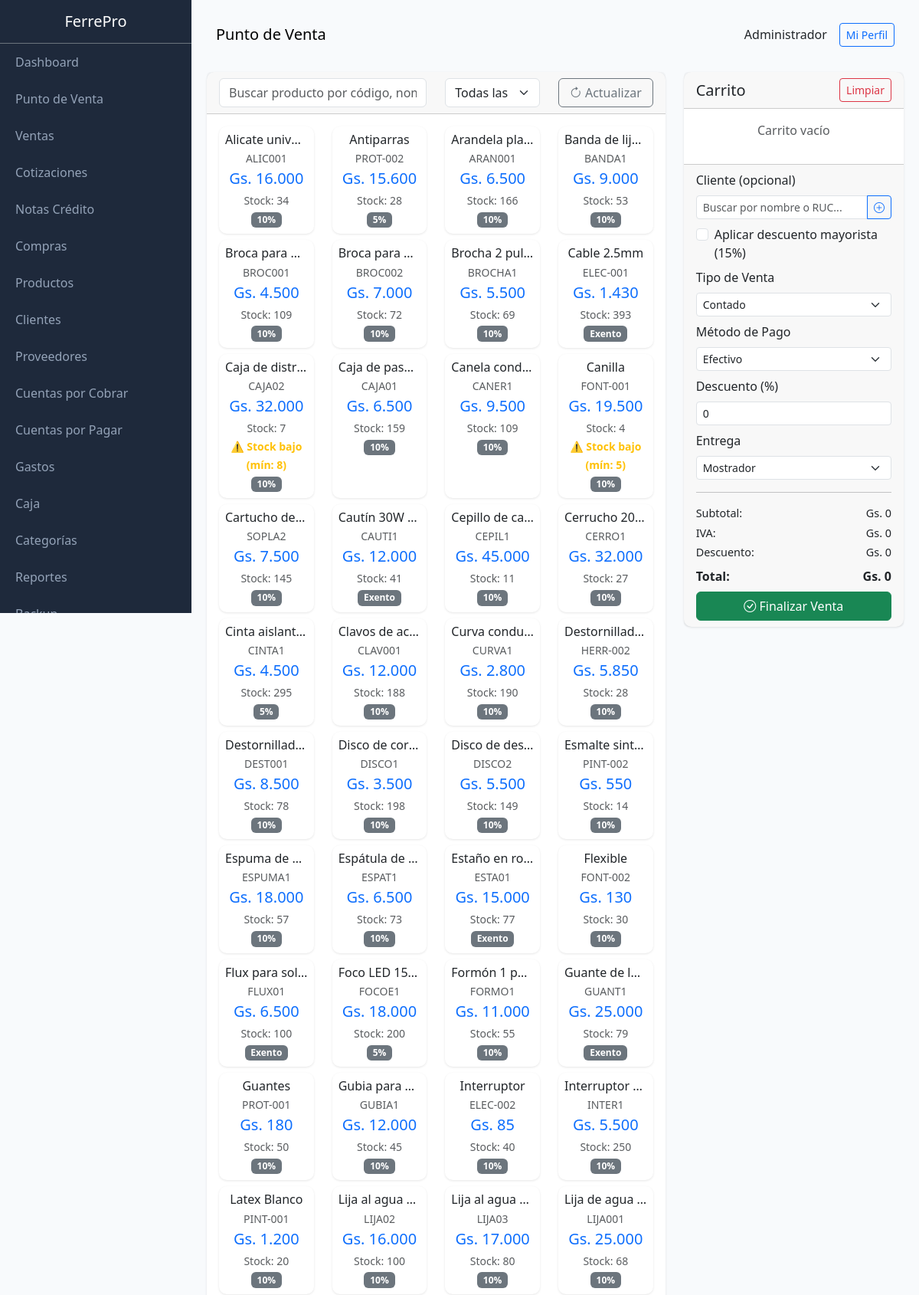
/public/index.php?page=pos (signed in, upper part), run on the app's committed database.
### tables this page shows
CREATE TABLE users (
                id INTEGER PRIMARY KEY AUTOINCREMENT,
                name TEXT NOT NULL,
                email TEXT UNIQUE,
                password TEXT NOT NULL,
                role TEXT DEFAULT 'vendedor',
                active INTEGER DEFAULT 1,
                created_at DATETIME DEFAULT CURRENT_TIMESTAMP
            , last_login DATETIME, last_password_change DATETIME, failed_login_attempts INTEGER DEFAULT 0, locked_until DATETIME, two_fa_enabled INTEGER DEFAULT 0, two_fa_secret TEXT);

CREATE TABLE products (
                id INTEGER PRIMARY KEY AUTOINCREMENT,
                code TEXT UNIQUE,
                barcode TEXT,
                name TEXT NOT NULL,
                description TEXT,
                category_id INTEGER,
                provider_id INTEGER,
                unit TEXT DEFAULT 'unidad',
                cost_price REAL DEFAULT 0,
                sale_price REAL DEFAULT 0,
                wholesale_price REAL DEFAULT 0,
                stock INTEGER DEFAULT 0,
                min_stock INTEGER DEFAULT 5,
                location TEXT,
                active INTEGER DEFAULT 1,
                created_at DATETIME DEFAULT CURRENT_TIMESTAMP, iva INTEGER DEFAULT 10, image TEXT,
                FOREIGN KEY (category_id) REFERENCES categories(id),
                FOREIGN KEY (provider_id) REFERENCES providers(id)
            );

### class/Database.php (called while the page is built, shortened)
<?php
class Database extends PDO {
    private static $instance = null;
    public static function getInstance() {
        if (self::$instance === null) {
            self::$instance = new self();
        }
        return self::$instance;
    }
}

### class/Format.php (called while the page is built, shortened)
<?php
class Format {
    public static function money($amount) {
        $amount = floatval($amount);
        return 'Gs. ' . number_format($amount, 0, ',', '.');
    }
}

### views/pos/index.php (the view, shortened to what this page needs)
<?php
$pageTitle = 'Punto de Venta';
$categories = db()->query("SELECT * FROM categories WHERE active = 1 ORDER BY name")->fetchAll(PDO::FETCH_ASSOC);
$clients = db()->query("SELECT * FROM clients WHERE active = 1 ORDER BY name")->fetchAll(PDO::FETCH_ASSOC);
$products = db()->query("SELECT p.*, c.name as category_name FROM products p LEFT JOIN categories c ON p.category_id = c.id WHERE p.active = 1 AND p.stock > 0 ORDER BY p.name")->fetchAll(PDO::FETCH_ASSOC);
$content = '
<div class="row">
    <div class="col-md-8">
        <div class="card mb-3">
            <div class="card-header">
                <div class="row">
                    <div class="col-md-6">
                        <input type="text" id="searchProduct" class="form-control" placeholder="Buscar producto por código, nombre o barcode..." autocomplete="off">
                        <div id="searchResults" class="list-group position-absolute" style="z-index: 1000; max-height: 300px; overflow-y: auto; display: none; width: 100%; top: 38px;"></div>
                    </div>
                    <div class="col-md-3">
                        <select id="filterCategory" class="form-select">
                            <option value="">Todas las categorías</option>
                            ' . implode('', array_map(fn($c) => "<option value=\"{$c['id']}\">{$c['name']}</option>", $categories)) . '
                        </select>
                    </div>
                    <div class="col-md-3">
                        <button type="button" class="btn btn-outline-secondary w-100" id="btnActualizar">
                            <i class="bi bi-arrow-clockwise"></i> Actualizar
                        </button>
                    </div>
                </div>
            </div>
            <div class="card-body">
                <div id="productsGrid" class="row">';
foreach ($products as $p) {
    $stock_warning = $p['stock'] <= $p['min_stock'] ? 'border-warning border-2' : '';
    $iva_label = $p['iva'] == 0 ? 'Exento' : $p['iva'] . '%';
    $content .= '<div class="col-md-3 col-6 mb-2 product-card" data-category="' . ($p['category_id'] ?? '') . '" data-min-stock="' . $p['min_stock'] . '">
        <div class="card h-100 product-item ' . $stock_warning . '" style="cursor: pointer;" data-id="' . $p['id'] . '" data-name="' . htmlspecialchars($p['name']) . '" data-price="' . $p['sale_price'] . '" data-wholesale-price="' . ($p['wholesale_price'] ?? $p['sale_price']) . '" data-stock="' . $p['stock'] . '" data-min-stock="' . $p['min_stock'] . '" data-code="' . htmlspecialchars($p['code']) . '" data-barcode="' . htmlspecialchars($p['barcode'] ?? '') . '" data-iva="' . $p['iva'] . '">
            <div class="card-body text-center p-2">
                <h6 class="mb-1 text-truncate">' . htmlspecialchars($p['name']) . '</h6>
                <p class="text-muted small mb-1">' . $p['code'] . '</p>
                <h5 class="text-primary mb-1">' . Format::money($p['sale_price']) . '</h5>
                <small class="text-muted">Stock: ' . $p['stock'] . '</small>';
    if ($p['stock'] <= $p['min_stock']) {
        $content .= '<br><small class="text-warning fw-bold">⚠️ Stock bajo (mín: ' . $p['min_stock'] . ')</small>';
    }
    $content .= '<br><small class="badge bg-secondary">' . $iva_label . '</small>';
    $content .= '</div>
        </div>
    </div>';
}
$content .= '</div>
            </div>
        </div>
    </div>
    <div class="col-md-4">
        <div class="card">
            <div class="card-header d-flex justify-content-between align-items-center">
                <h5 class="mb-0">Carrito</h5>
                <button type="button" class="btn btn-sm btn-outline-danger" id="btnLimpiar">Limpiar</button>
            </div>
            <div class="card-body p-0">
                <div id="cartItems" style="max-height: 400px; overflow-y: auto;">
                    <p class="text-center text-muted p-3">Carrito vacío</p>
                </div>
            </div>
            <div class="card-footer">
                <div class="mb-2">
                    <label class="form-label">Cliente (opcional)</label>
                    <div class="position-relative">
                        <div class="input-group input-group-sm">
                            <input type="text" id="clientSearch" class="form-control" placeholder="Buscar por nombre o RUC..." autocomplete="off">
                            <button type="button" class="btn btn-outline-primary" onclick="window.location.href=\'?page=clients&action=new\'" title="Nuevo cliente">
                                <i class="bi bi-plus-circle"></i>
                            </button>
                        </div>
                    </div>
                         ' . implode('', array_map(fn($c) => "{$c['']}{$c['']}{$c['']}{$c['']}{$c['']}{$c['']} {$c['']} " . ($c[''] > 0 ? " " . Format::money($c['']) . "" : "") . "</option>", $clients)) . '
                    <div class="form-check mt-2">
                        <input type="checkbox" class="form-check-input" id="wholesaleDiscount" onchange="renderCart()">
                        <label class="form-check-label" for="wholesaleDiscount">Aplicar descuento mayorista (15%)</label>
                    </div>
                </div>
                <div class="mb-2">
                    <label class="form-label">Tipo de Venta</label>
                    <select name="sale_type" id="saleType" class="form-select form-select-sm" onchange="checkSaleType()">
                        <option value="contado">Contado</option>
                    </select>
                </div>
                <div class="mb-2">
                    <label class="form-label">Método de Pago</label>
                    <select name="payment_method" id="paymentMethod" class="form-select form-select-sm">
                        <option value="efectivo">Efectivo</option>
                    </select>
                </div>
                <div class="mb-2">
                    <label class="form-label">Descuento (%)</label>
                    <input type="number" id="globalDiscount" class="form-control form-select-sm" value="0" min="0" max="100">
                </div>
                <div class="mb-2">
                    <label class="form-label">Entrega</label>
                    <select name="delivery_type" id="deliveryType" class="form-select form-select-sm">
                        <option value="mostrador">Mostrador</option>
                    </select>
                </div>
                 <hr>
                  <div class="d-flex justify-content-between mb-1" style="font-size: 0.9rem;">
                      <span>Subtotal:</span>
                      <span id="cartSubtotal">Gs. 0</span>
                  </div>
                  <div class="d-flex justify-content-between mb-1" style="font-size: 0.9rem;">
                      <span>IVA:</span>
                      <span id="cartIVA">Gs. 0</span>
                  </div>
                  <div class="d-flex justify-content-between mb-2" style="font-size: 0.9rem;">
                      <span>Descuento:</span>
                      <span id="cartDiscount">Gs. 0</span>
                  </div>
                  <div class="d-flex justify-content-between mb-2">
                      <span><strong>Total:</strong></span>
                      <span id="cartTotal"><strong>Gs. 0</strong></span>
                  </div>
                <button type="button" class="btn btn-success w-100" id="btnFinalizarVenta">
                    <i class="bi bi-check-circle"></i> Finalizar Venta
                </button>
            </div>
        </div>
    </div>
</div>
';

### views/layouts/main.php (shortened to what this page needs)
<!DOCTYPE html>
<html lang="es">
<head>
    <link rel="stylesheet" href="https://cdn.jsdelivr.net/npm/bootstrap@5.3.0/dist/css/bootstrap.min.css">
    <link rel="stylesheet" href="https://cdn.jsdelivr.net/npm/bootstrap-icons@1.10.0/font/bootstrap-icons.css">
</head>
<body>
    <div class="sidebar">
        <div class="p-3 text-center border-bottom border-secondary">
            <h5 class="text-white mb-0">FerrePro</h5>
        </div>
        <nav class="nav flex-column">
            <a class="nav-link" href="?page=dashboard">Dashboard</a>
            <a class="nav-link" href="?page=pos">Punto de Venta</a>
            <a class="nav-link" href="?page=sales">Ventas</a>
            <a class="nav-link" href="?page=quotes">Cotizaciones</a>
            <a class="nav-link" href="?page=credit_notes">Notas Crédito</a>
            <a class="nav-link" href="?page=purchases">Compras</a>
            <a class="nav-link" href="?page=products">Productos</a>
            <a class="nav-link" href="?page=clients">Clientes</a>
            <a class="nav-link" href="?page=providers">Proveedores</a>
            <a class="nav-link" href="?page=receivable">Cuentas por Cobrar</a>
            <a class="nav-link" href="?page=payable">Cuentas por Pagar</a>
            <a class="nav-link" href="?page=expenses">Gastos</a>
            <a class="nav-link" href="?page=cash">Caja</a>
            <a class="nav-link" href="?page=categories">Categorías</a>
            <a class="nav-link" href="?page=reports">Reportes</a>
            <a class="nav-link" href="?page=backup">Backup</a>
        </nav>
    </div>
    <div class="main-content">
        <nav class="navbar navbar-expand-lg mb-4 rounded">
            <div class="container-fluid">
                <span class="navbar-brand mb-0 h1"><?= $pageTitle ?? 'FerrePro' ?></span>
                <div class="d-flex align-items-center gap-3">
                    <span><?= user()['name'] ?? '' ?></span>
                    <a href="?page=profile" class="btn btn-sm btn-outline-primary">Mi Perfil</a>
                </div>
            </div>
        </nav>
        <?= $content ?? '' ?>
    </div>
</body>
</html>

### views/layouts/main.php (style rules this page uses)
:root { --primary: #2563eb; --dark: #1e293b; }
body { font-family: 'Segoe UI', sans-serif; background: #f8fafc; }
.sidebar { width: 250px; background: var(--dark); height: 100vh; position: fixed; top: 0; left: 0; overflow-y: auto; }
.sidebar .nav-link { color: #94a3b8; padding: 12px 20px; }
.main-content { margin-left: 250px; padding: 20px; }
.card { border: none; border-radius: 10px; box-shadow: 0 1px 3px rgba(0,0,0,0.1); }

### data on the page
users: name "Administrador"
products: name "Alicate unive…", code "ALIC001", sale_price "Gs. 16.000", stock "34", iva "10%"
products: name "Antiparras", code "PROT-002", sale_price "Gs. 15.600", stock "28", iva "5%"
products: name "Arandela pla…", code "ARAN001", sale_price "Gs. 6.500", stock "166", iva "10%"
products: name "Banda de lij…", code "BANDA1", sale_price "Gs. 9.000", stock "53", iva "10%"
products: name "Broca para…", code "BROC001", sale_price "Gs. 4.500", stock "109", iva "10%"
products: name "Broca para…", code "BROC002", sale_price "Gs. 7.000", stock "72", iva "10%"
products: name "Brocha 2 pul…", code "BROCHA1", sale_price "Gs. 5.500", stock "69", iva "10%"
products: name "Cable 2.5mm", code "ELEC-001", sale_price "Gs. 1.430", stock "393", iva "Exento"
products: name "Caja de distr…", code "CAJA02", sale_price "Gs. 32.000", stock "7", min_stock "8", iva "10%"
products: name "Caja de pas…", code "CAJA01", sale_price "Gs. 6.500", stock "159", iva "10%"
products: name "Canela cond…", code "CANER1", sale_price "Gs. 9.500", stock "109", iva "10%"
products: name "Canilla", code "FONT-001", sale_price "Gs. 19.500", stock "4", min_stock "5", iva "10%"
products: name "Cartucho de…", code "SOPLA2", sale_price "Gs. 7.500", stock "145", iva "10%"
products: name "Cautín 30W…", code "CAUTI1", sale_price "Gs. 12.000", stock "41", iva "Exento"
products: name "Cepillo de ca…", code "CEPIL1", sale_price "Gs. 45.000", stock "11", iva "10%"
products: name "Cerrucho 20…", code "CERRO1", sale_price "Gs. 32.000", stock "27", iva "10%"
products: name "Cinta aislant…", code "CINTA1", sale_price "Gs. 4.500", stock "295", iva "5%"
products: name "Clavos de ac…", code "CLAV001", sale_price "Gs. 12.000", stock "188", iva "10%"
products: name "Curva condu…", code "CURVA1", sale_price "Gs. 2.800", stock "190", iva "10%"
products: name "Destornillad…", code "HERR-002", sale_price "Gs. 5.850", stock "28", iva "10%"
products: name "Destornillad…", code "DEST001", sale_price "Gs. 8.500", stock "78", iva "10%"
products: name "Disco de cor…", code "DISCO1", sale_price "Gs. 3.500", stock "198", iva "10%"
products: name "Disco de des…", code "DISCO2", sale_price "Gs. 5.500", stock "149", iva "10%"
products: name "Esmalte sint…", code "PINT-002", sale_price "Gs. 550", stock "14", iva "10%"
products: name "Espuma de…", code "ESPUMA1", sale_price "Gs. 18.000", stock "57", iva "10%"
products: name "Espátula de…", code "ESPAT1", sale_price "Gs. 6.500", stock "73", iva "10%"
products: name "Estaño en ro…", code "ESTA01", sale_price "Gs. 15.000", stock "77", iva "Exento"
products: name "Flexible", code "FONT-002", sale_price "Gs. 130", stock "30", iva "10%"
products: name "Flux para sol…", code "FLUX01", sale_price "Gs. 6.500", stock "100", iva "Exento"
products: name "Foco LED 15…", code "FOCOE1", sale_price "Gs. 18.000", stock "200", iva "5%"
products: name "Formón 1 p…", code "FORMO1", sale_price "Gs. 11.000", stock "55", iva "10%"
products: name "Guante de l…", code "GUANT1", sale_price "Gs. 25.000", stock "79", iva "Exento"
products: name "Guantes", code "PROT-001", sale_price "Gs. 180", stock "50", iva "10%"
products: name "Gubia para…", code "GUBIA1", sale_price "Gs. 12.000", stock "45", iva "10%"
products: name "Interruptor", code "ELEC-002", sale_price "Gs. 85", stock "40", iva "10%"
products: name "Interruptor…", code "INTER1", sale_price "Gs. 5.500", stock "250", iva "10%"
products: name "Latex Blanco", code "PINT-001", sale_price "Gs. 1.200", stock "20", iva "10%"
products: name "Lija al agua…", code "LIJA02", sale_price "Gs. 16.000", stock "100", iva "10%"
products: name "Lija al agua…", code "LIJA03", sale_price "Gs. 17.000", stock "80", iva "10%"
products: name "Lija de agua…", code "LIJA001", sale_price "Gs. 25.000", stock "68", iva "10%"

### other printed values
$pageTitle "Punto de Venta"
